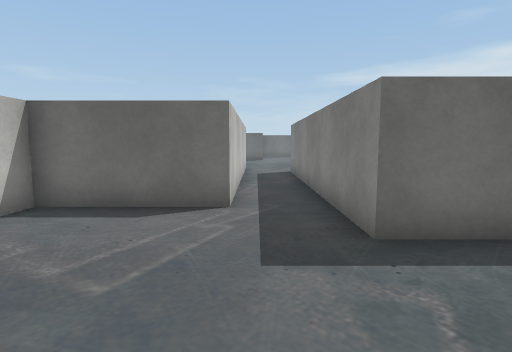
View 1 (above)

21 first-person views from a walk through a Unity game level. The camera is 1.2 m above the floor, tilts 6° down and sees 80° across. Doors are open. The floor is counted in squares, 1 m on a side. Each view is taken from the middle of a square. On the plan, view 1 faces up. The plan holds only what a view shows up to about 13 squares ahead; the rest is blank. The place goes on beyond the plan. The player is left out. Some animated figures are left out. Some surface patterns are stand-ins.

View 2
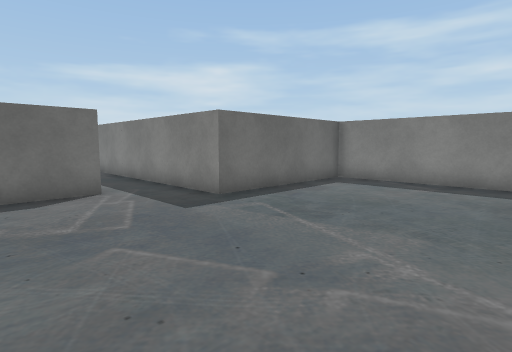

View 3
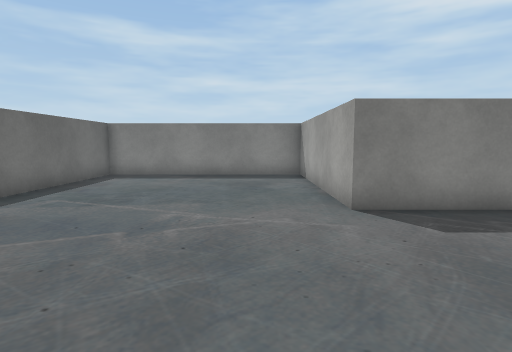

View 4
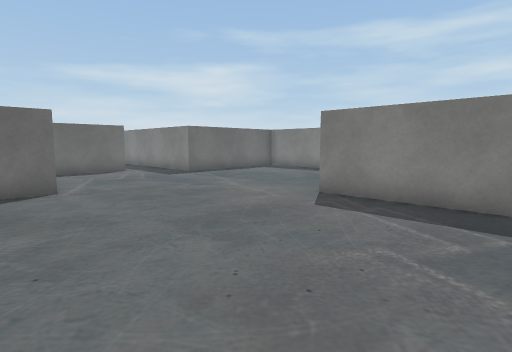

View 5
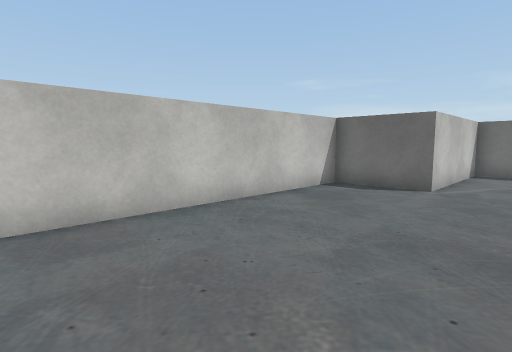

View 6
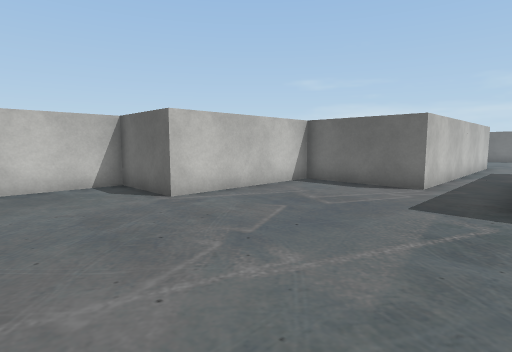

View 7
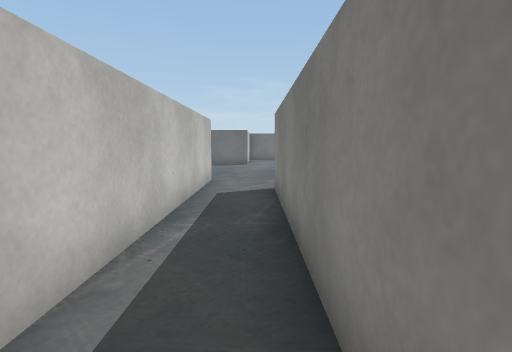

View 8
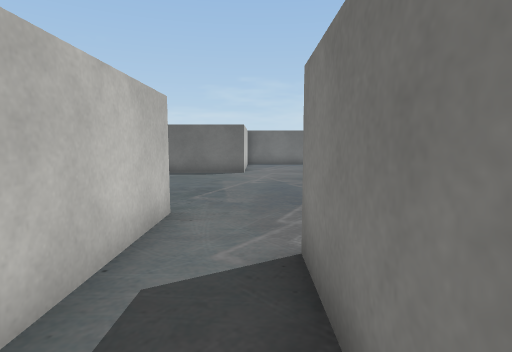

View 9
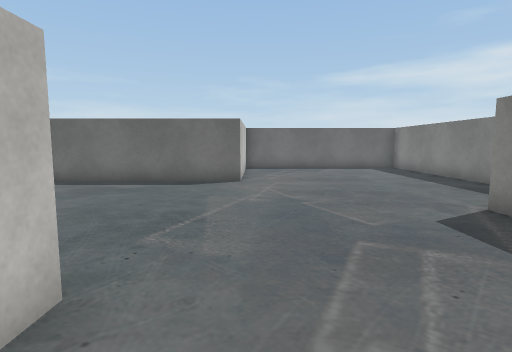

View 10
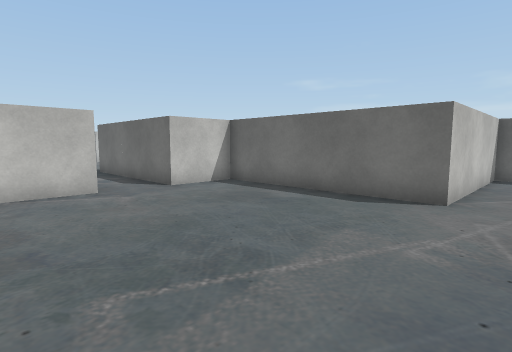

View 11
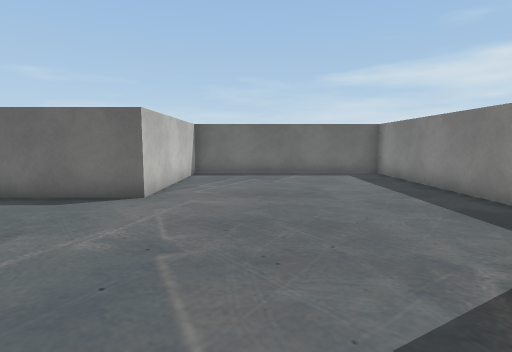

View 12
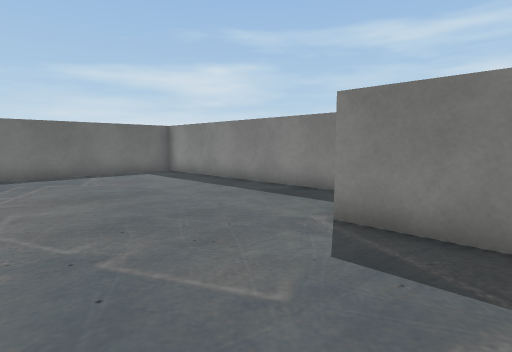

View 13
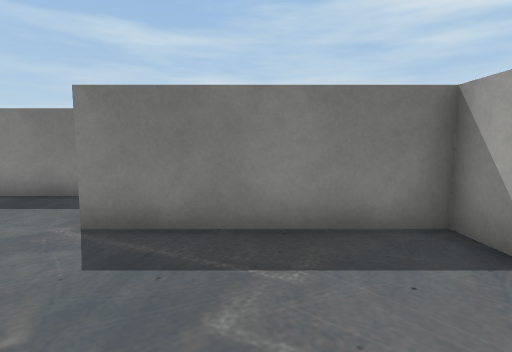

View 14
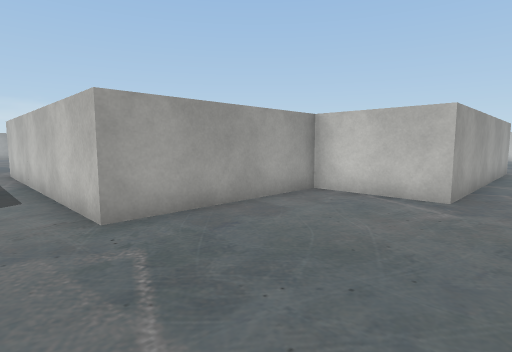

View 15
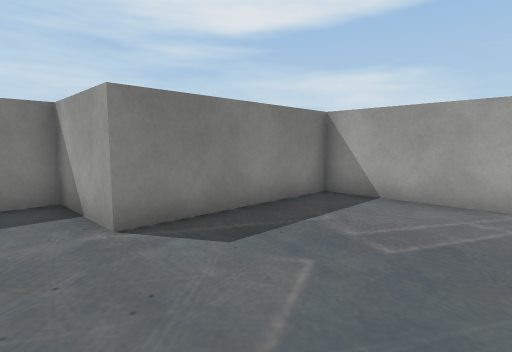

View 16
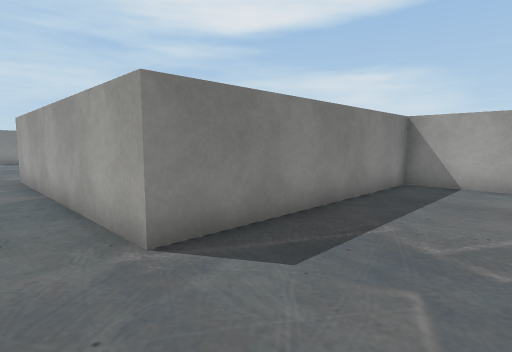

View 17
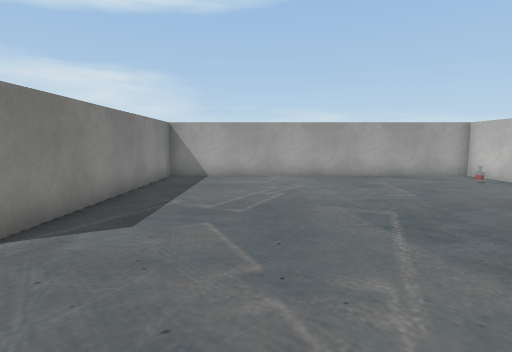

View 18
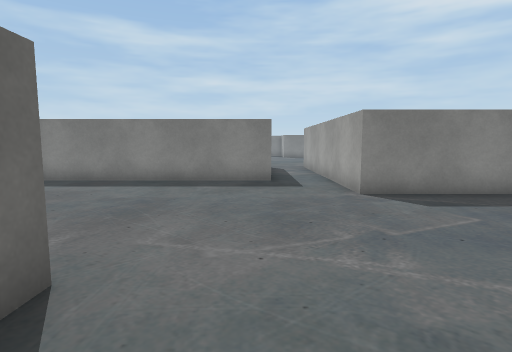

View 19
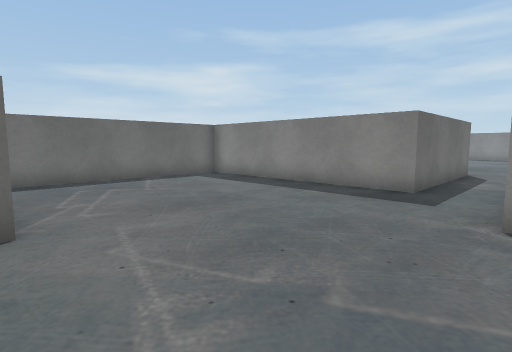

View 20
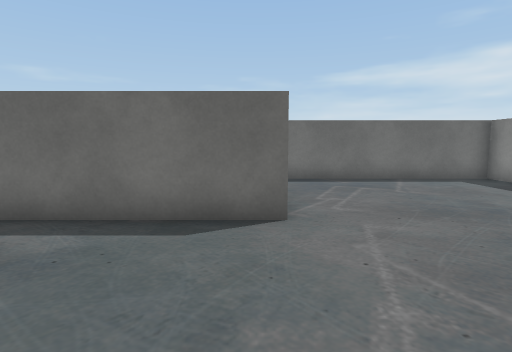

View 21
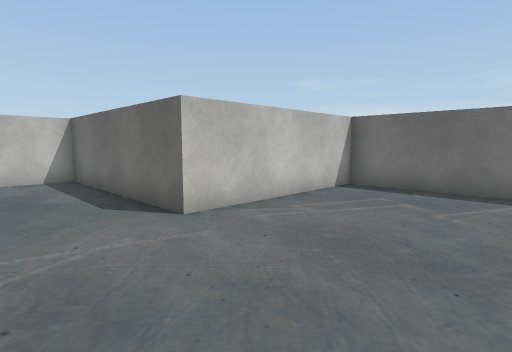

### Floor plan
Points are (right, up) in squares from view 1. A wall is a line through its corners. A room is listed if a view was taken in it or the views show most of it. See-through windows are left out.
Room 1 (views 1, 2, 3, 4, 5, 6, 7, 8, 9)
walls: (0.5, -7.5) (0.5, -3.8) (7, -3.8) (7, 3.7) (1.5, 3.7) (1.5, 13.2); (-0.5, 15.3) (-0.5, 5.7) (-4.2, 5.7) (-4.2, 0.5) (-7, 0.5) (-7, -7.6)
ways out: opening at (0.5, 13.5) to room 2
Room 2 (views 10, 11, 12, 13, 14, 15)
walls: (1.5, 13.2) (5.2, 13.2) (5.2, 18.5) (8, 18.5) (8, 28.5) (0.5, 28.5) (0.5, 22.8) (-6, 22.8) (-6, 20.5); (-6, 18.5) (-6, 15.3) (-0.5, 15.3)
ways out: opening at (0.5, 13.5) to room 1; opening at (-5.5, 19.5) to room 3
Room 3 (views 16, 17, 18, 19, 20, 21)
walls: (-24.5, 10.5) (-14.8, 10.5) (-14.8, 18.5) (-6, 18.5); (-6, 20.5) (-12, 20.5) (-12, 28.5) (-19.5, 28.5) (-19.5, 22.8) (-24.5, 22.8)
ways out: opening at (-5.5, 19.5) to room 2

Where each view was taken, in squares from view 1:
view 1: 0 up, 0 right, facing up
view 2: 2 down, 3 left, facing up-right
view 3: 2 down, 5 left, facing right
view 4: 8 down, 6 left, facing up-right
view 5: 8 down, 2 left, facing up-left
view 6: 3 down, 2 right, facing up-left
view 7: 5 up, 1 right, facing up
view 8: 10 up, 1 right, facing up
view 9: 13 up, 1 right, facing up
view 10: 16 up, 2 right, facing up-left
view 11: 16 up, 3 right, facing up
view 12: 16 up, 1 right, facing up-right
view 13: 16 up, 1 right, facing right
view 14: 20 up, 1 right, facing down-left
view 15: 20 up, 1 right, facing down-right
view 16: 20 up, 18 left, facing down-right
view 17: 22 up, 18 left, facing down
view 18: 21 up, 22 left, facing right
view 19: 18 up, 20 left, facing up-right
view 20: 18 up, 20 left, facing up
view 21: 20 up, 15 left, facing up-left
